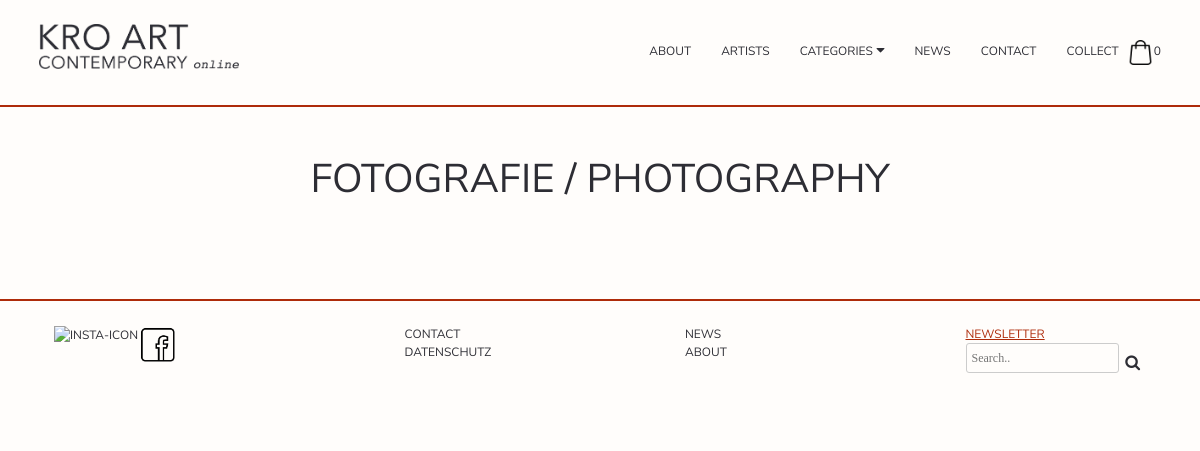
Page /Website/art_category_info/art_info.php?id=2 on the earlier database version.
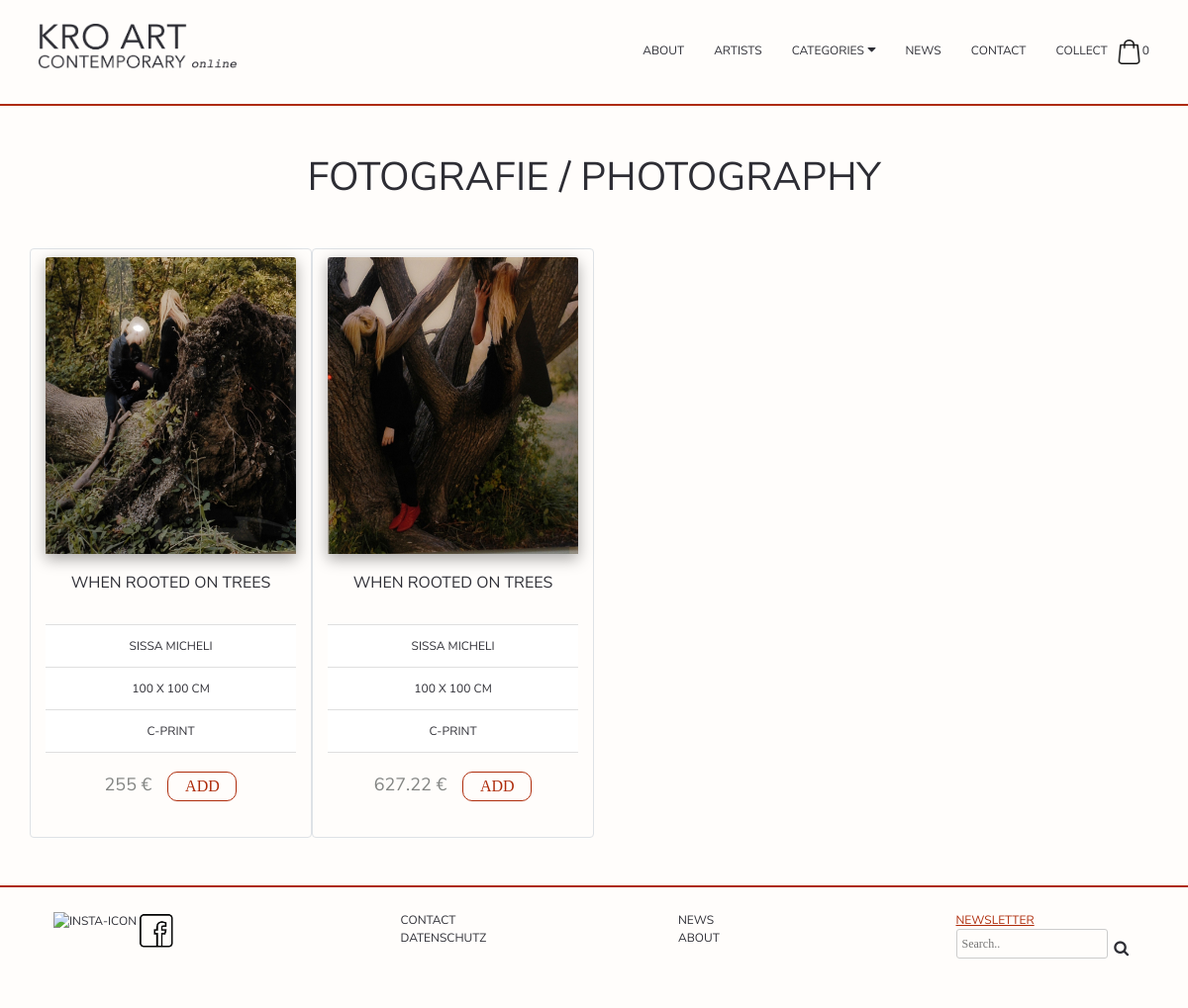
Same page on the later database version.
### tables this page shows
CREATE TABLE `category` (
  `category_id` int(11) NOT NULL,
  `category` varchar(255) NOT NULL,
  `img_categorie` varchar(100) NOT NULL
);

CREATE TABLE `artwork` (
  `artwork_id` int(11) NOT NULL,
  `name_pic` varchar(255) NOT NULL,
  `picture` varchar(255) NOT NULL,
  `price` double NOT NULL,
  `measurement` varchar(20) NOT NULL,
  `fk_category` int(11) NOT NULL,
  `fk_technic` int(11) NOT NULL,
  `fk_artist_id` int(11) NOT NULL
);

CREATE TABLE `artist` (
  `artist_id` int(11) NOT NULL,
  `name` varchar(255) NOT NULL,
  `lastname` varchar(255) NOT NULL,
  `exh` text NOT NULL,
  `ssa` text NOT NULL,
  `bio` text NOT NULL,
  `pdf` varchar(255) NOT NULL
);

CREATE TABLE `technic` (
  `technic_id` int(11) NOT NULL,
  `technic` varchar(255) NOT NULL
);

### Website/art_category_info/art_info.php (the view, shortened to what this page needs)
<?php  include_once('../includes/navbar.php');
$id= $_GET['id'];
$sql_pic = "SELECT * FROM (((category INNER JOIN artwork ON artwork.fk_category = category.category_id) INNER JOIN artist ON artist.artist_id = artwork.fk_artist_id) INNER JOIN technic ON fk_technic = technic_id) where category_id='$id' ORDER BY lastname";
$sql_category = "SELECT * FROM category where category_id='$id'";
$result_pic = $conn->query($sql_pic);
$result_category = $conn->query($sql_category);
?>
<main>
<div class="container text-center pt-5 pb-5">
<?php
while($row = mysqli_fetch_assoc($result_category)){
echo '<h1 class="text-center">'. $row["category"].'</h1>';
}
?>
<div class="row d-flex mt-5">
<?php
if(mysqli_num_rows($result_pic) > 0)
{
    while($row = mysqli_fetch_array($result_pic))
    {
echo '<div class="card border col-lg-3 col-md-4 col-sm-6">';
echo '<form method="post" action="../collect/collect.php?action=add&id=' . $row["artwork_id"] . '">';
echo '<a href="../product_info/product_info.php?id=' . $row['artwork_id'] . '">';
echo '<img class="card-img-top mt-2" src="../img/'. $row["picture"] .'" alt="">';
echo '<div class="card-body">';
echo '<h5 class="card-title">'. $row["name_pic"] .'</h5>';
echo '</div>';
echo '<ul class="list-group list-group-flush">';
echo '<li class="list-group-item"><a href="../artist_Info/artist_info.php?id=' . $row['artist_id'] . '"> '. $row["name"] .' ' . $row["lastname"] . '</a></li>';
echo '<li class="list-group-item">'. $row["measurement"] .'</li>';
echo '<li class="list-group-item">'. $row["technic"] .'</li>';
echo '</ul>';
echo '</a>';
echo '<div class="card-body d-flex justify-content-center">';
echo '<p class="preis  mr-3">'. $row["price"] .' €</p>';
echo '<p><button type="submit" name="add_to_cart" class="buttonADD" onclick="add()" value="Add to Cart">ADD</button></p>';
echo '</div>';
echo '</div>';
    }
}
?>
</div>
</div>
</main>
<?php include_once('../includes/footer.php') ?>

### Website/includes/navbar.php (shortened to what this page needs)
<?php
function my_shopping_cart_total_product_count() {
    $product_count = 0;
    return $product_count;
    var_dump($product_count);
}
?>
<!DOCTYPE html>
<html lang="en">
<head>
    <link rel="stylesheet" href="https://stackpath.bootstrapcdn.com/bootstrap/4.3.1/css/bootstrap.min.css">
    <link rel="stylesheet" href="https://cdnjs.cloudflare.com/ajax/libs/font-awesome/4.7.0/css/font-awesome.min.css">
    <link rel="stylesheet" href="../Style/style.css">
</head>
<body>
<header>
    <nav>
        <div class="container d-flex justify-content-between p-4">
            <div class="row ">
                <a href="../Home/index.php "><img class="logo" src="../img/logo_01.png" alt="logo"></a>
            </div>
            <div class="row d-lg-flex d-md-flex d-none pt-3">
                <ul class="d-flex pl-0 ml-0">
                    <li><a href="../About/about.php"> about</a></li>
                    <li><a href="../artists/artists.php"> artists</a></li>
                    <li>
                        <div class="dropdown">
                             <span class="dropbtn"><a href="../ArtCategories/art_categories.php">categories</a> <i class="fa fa-caret-down d-none d-lg-inline"></i>
                        </span>
                    </li>
                    <li><a href="../News/news.php"> news</a></li>
                    <li><a href="../Contact/contact.php"> contact</a></li>
                    <li> <a href="../collect/collect.php" class="bagImg">collect<img src="../img/shopping-bag.png" class="pl-2" alt="bag" width="35px" height="25px"><span><?php echo my_shopping_cart_total_product_count(); ?></span></a></li>
                </ul>
            </div>
        </div>
    </nav>
</header>

### Website/includes/footer.php (shortened to what this page needs)
<footer>
  <div class="container p-4">
    <div class="row d-block d-xl-flex d-lg-flex d-md-flex   justify-content-center rowFooter">
      <div class="col-lg-3 d-none d-lg-flex d-md-flex  iconFooter">
        <a href="https://www.instagram.com/artwork_vienna/"><img src="../img/insta-icon.png" alt="insta-icon"></a>
        <a href="https://www.facebook.com/ArtworkCoworking/"><img src="../img/fb-icon.png" alt="fb-icon"></a>
      </div>
      <div class="col-lg-3 col-md-3 col-sm-12 ">
        <ul>
          <li><a href="../Contact/contact.php">Contact</a></li>
          <li><a href="../pdf/Datenschutz.pdf">Datenschutz</a></li>
        </ul>
      </div>
      <div class="col-lg-3 ">
        <ul class="d-none d-lg-block d-md-block ">
          <li><a href="../News/news.php"> news</a></li>
          <li><a href="../About/about.php"> about</a></li>
        </ul>
      </div>
      <div class="col-lg-3 col-md-3 col-sm-12">
        <ul class="d-block">
          <li><a href="" class="newsletter mb-3">Newsletter</a></li>
          <li>
          <form action="/action_page.php" class="d-flex searchFooter">
            <input type="text" placeholder="Search.." name="search">
            <button type="submit"><i class="fa fa-search"></i></button>
          </form>
          </li>
        </ul>
      </div>
    </div>
  </div>
</footer>
</body>
</html>

### Website/Style/style.css (style rules this page uses)
body { background-color: #fffdfb; }
h1 { font-family: "nunito"; color: #2d2d34; }
h5 { font-family: "nunito"; font-size: 16px; color: #2d2d34; text-transform: uppercase; }
p { font-family:"monserrat"; font-size: 18px; color: #2d2d34; }
a { text-transform: uppercase; font-size: 12px; color: #2d2d34; font-family: "nunito"; }
body, html { margin:0; padding:0; }
header { border-bottom: 2px solid #ae2b0a; position: sticky; bottom: 0; top: 0; width: 100%; z-index: 88; background-color: #fffdfb; }
nav { font-size: 16px; font-family: "nunito"; color: #2d2d34; }
li { text-transform: uppercase ; list-style: none; padding-left:30px; font-family: "nunito"; color: #2d2d34; font-size: 12px; }
nav li { font-size: 14px; }
.dropdown .dropbtn { color: black; margin: 0; }
.logo { width: 100%; max-width: 200px; }
.dropbtn { color: #2d2d34 !important; }
button { background-color: transparent; color: #2d2d34; border: 0px solid transparent; font-family:"monserrat"; font-size: 16px !important; text-transform: uppercase; }
footer { border-top: 2px solid #ae2b0a; }
.iconFooter img { max-width: 100%; width: 40px; height: 40px; }
.rowFooter { flex-wrap: nowrap; }
.newsletter { text-decoration: underline solid #ae2b0a; }
.preis { color: #838583; }
.buttonADD { color: #ae2b0a !important ; border: 1px solid #ae2b0a !important; border-radius: 10px !important; max-width: 100% !important; width: 70px !important; height: 30px !important; }
.card { background-color: transparent; }
.card img { height: 300px; -moz-box-shadow: rgba(0, 0, 0, 0.35) 0px 5px 15px; -webkit-box-shadow: rgba(0, 0, 0, 0.35) 0px 5px 15px; box-shadow: rgba(0, 0, 0, 0.35) 0px 5px 15px; }
input, textarea, select { margin-bottom: 10px; border: 1px solid #ccc; border-radius: 3px; }
input { width: calc(100% - 10px); padding: 5px; background: transparent; color: #2d2d34; font-family: "monserrat"; }
form p { font-family:"nunito" !important; color: #2d2d34; }
.active { color: #ae2b0a; }

Differences in the rows shown:
now on this page (row edited): artwork: picture (picture), name_pic "WHEN ROOTED ON TREES", fk_artist.name "SISSA", fk_artist.lastname "MICHELI", measurement "100 X 100 CM", fk_technic.technic "C-PRINT", price "255"
now on this page (row edited): artwork: picture (picture), name_pic "WHEN ROOTED ON TREES", fk_artist.name "SISSA", fk_artist.lastname "MICHELI", measurement "100 X 100 CM", fk_technic.technic "C-PRINT", price "627.22"
